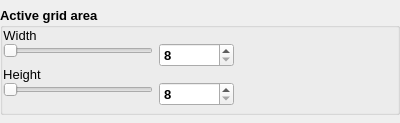
<?xml version="1.0" encoding="UTF-8"?>
<ui version="4.0">
 <class>Form</class>
 <widget class="QWidget" name="Form">
  <property name="geometry">
   <rect>
    <x>0</x>
    <y>0</y>
    <width>400</width>
    <height>123</height>
   </rect>
  </property>
  <property name="windowTitle">
   <string>Form</string>
  </property>
  <layout class="QGridLayout" name="gridLayout">
   <property name="leftMargin">
    <number>0</number>
   </property>
   <property name="topMargin">
    <number>0</number>
   </property>
   <property name="rightMargin">
    <number>0</number>
   </property>
   <property name="bottomMargin">
    <number>0</number>
   </property>
   <item row="0" column="0">
    <widget class="QGroupBox" name="groupBox">
     <property name="sizePolicy">
      <sizepolicy hsizetype="Preferred" vsizetype="Maximum">
       <horstretch>0</horstretch>
       <verstretch>0</verstretch>
      </sizepolicy>
     </property>
     <property name="font">
      <font>
       <pointsize>10</pointsize>
       <bold>true</bold>
      </font>
     </property>
     <property name="layoutDirection">
      <enum>Qt::LeftToRight</enum>
     </property>
     <property name="autoFillBackground">
      <bool>false</bool>
     </property>
     <property name="title">
      <string>Active grid area</string>
     </property>
     <layout class="QFormLayout" name="formLayout">
      <property name="verticalSpacing">
       <number>0</number>
      </property>
      <property name="leftMargin">
       <number>0</number>
      </property>
      <property name="topMargin">
       <number>0</number>
      </property>
      <property name="rightMargin">
       <number>6</number>
      </property>
      <property name="bottomMargin">
       <number>6</number>
      </property>
      <item row="0" column="0">
       <widget class="QLabel" name="label_2">
        <property name="font">
         <font>
          <pointsize>10</pointsize>
          <bold>false</bold>
         </font>
        </property>
        <property name="text">
         <string>Width</string>
        </property>
        <property name="alignment">
         <set>Qt::AlignCenter</set>
        </property>
       </widget>
      </item>
      <item row="1" column="0">
       <widget class="QSlider" name="width_slider">
        <property name="sizePolicy">
         <sizepolicy hsizetype="MinimumExpanding" vsizetype="Fixed">
          <horstretch>0</horstretch>
          <verstretch>0</verstretch>
         </sizepolicy>
        </property>
        <property name="minimumSize">
         <size>
          <width>150</width>
          <height>0</height>
         </size>
        </property>
        <property name="minimum">
         <number>8</number>
        </property>
        <property name="maximum">
         <number>4096</number>
        </property>
        <property name="singleStep">
         <number>8</number>
        </property>
        <property name="pageStep">
         <number>8</number>
        </property>
        <property name="value">
         <number>8</number>
        </property>
        <property name="orientation">
         <enum>Qt::Horizontal</enum>
        </property>
        <property name="tickPosition">
         <enum>QSlider::NoTicks</enum>
        </property>
        <property name="tickInterval">
         <number>8</number>
        </property>
       </widget>
      </item>
      <item row="1" column="1">
       <widget class="QSpinBox" name="width_spinbox">
        <property name="sizePolicy">
         <sizepolicy hsizetype="Maximum" vsizetype="Fixed">
          <horstretch>0</horstretch>
          <verstretch>0</verstretch>
         </sizepolicy>
        </property>
        <property name="minimumSize">
         <size>
          <width>0</width>
          <height>0</height>
         </size>
        </property>
        <property name="maximumSize">
         <size>
          <width>75</width>
          <height>16777215</height>
         </size>
        </property>
        <property name="font">
         <font>
          <pointsize>10</pointsize>
          <bold>true</bold>
         </font>
        </property>
        <property name="minimum">
         <number>8</number>
        </property>
        <property name="maximum">
         <number>4096</number>
        </property>
        <property name="singleStep">
         <number>8</number>
        </property>
        <property name="value">
         <number>8</number>
        </property>
        <property name="displayIntegerBase">
         <number>10</number>
        </property>
       </widget>
      </item>
      <item row="2" column="0">
       <widget class="QLabel" name="label">
        <property name="font">
         <font>
          <pointsize>10</pointsize>
          <bold>false</bold>
         </font>
        </property>
        <property name="text">
         <string>Height</string>
        </property>
        <property name="alignment">
         <set>Qt::AlignCenter</set>
        </property>
       </widget>
      </item>
      <item row="3" column="0">
       <widget class="QSlider" name="height_slider">
        <property name="sizePolicy">
         <sizepolicy hsizetype="MinimumExpanding" vsizetype="Fixed">
          <horstretch>0</horstretch>
          <verstretch>0</verstretch>
         </sizepolicy>
        </property>
        <property name="minimumSize">
         <size>
          <width>150</width>
          <height>0</height>
         </size>
        </property>
        <property name="sizeIncrement">
         <size>
          <width>0</width>
          <height>0</height>
         </size>
        </property>
        <property name="font">
         <font>
          <pointsize>11</pointsize>
          <bold>true</bold>
         </font>
        </property>
        <property name="minimum">
         <number>1</number>
        </property>
        <property name="maximum">
         <number>4096</number>
        </property>
        <property name="singleStep">
         <number>8</number>
        </property>
        <property name="pageStep">
         <number>8</number>
        </property>
        <property name="value">
         <number>8</number>
        </property>
        <property name="sliderPosition">
         <number>8</number>
        </property>
        <property name="orientation">
         <enum>Qt::Horizontal</enum>
        </property>
        <property name="tickInterval">
         <number>8</number>
        </property>
       </widget>
      </item>
      <item row="3" column="1">
       <widget class="QSpinBox" name="height_spinbox">
        <property name="sizePolicy">
         <sizepolicy hsizetype="Maximum" vsizetype="Fixed">
          <horstretch>0</horstretch>
          <verstretch>0</verstretch>
         </sizepolicy>
        </property>
        <property name="minimumSize">
         <size>
          <width>0</width>
          <height>0</height>
         </size>
        </property>
        <property name="maximumSize">
         <size>
          <width>75</width>
          <height>16777215</height>
         </size>
        </property>
        <property name="font">
         <font>
          <pointsize>10</pointsize>
          <bold>true</bold>
         </font>
        </property>
        <property name="minimum">
         <number>8</number>
        </property>
        <property name="maximum">
         <number>4096</number>
        </property>
        <property name="singleStep">
         <number>8</number>
        </property>
        <property name="value">
         <number>8</number>
        </property>
        <property name="displayIntegerBase">
         <number>10</number>
        </property>
       </widget>
      </item>
     </layout>
    </widget>
   </item>
  </layout>
 </widget>
 <resources/>
 <connections/>
</ui>
